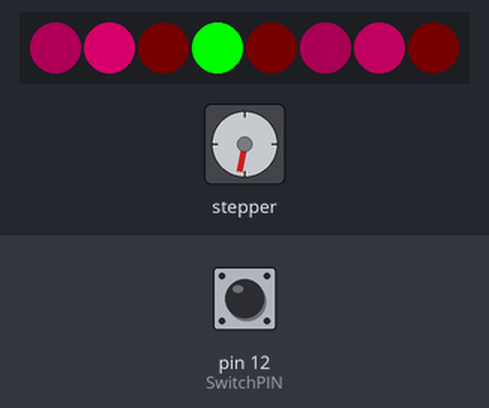
Simulated run of this sketch. Board: Arduino Uno, built with avr-gcc and run on an emulated ATmega328P. Parts: stepper motor, 8 RGB LEDs in strip order, left to right. Wiring (inferred from the names in the program): stepper motor driver (200 steps per turn assumed): step pin 5; direction pin 4; enable pin 6. The inputs (shaded band) are chosen by the test bench; at power-on: pin 12 (SwitchPIN) LOW. Dim RGB values are drawn brighter than linear; random numbers use the default seed unless the sketch sets one.

Above: at 2.6 s.
2.7 s: pin 12 (SwitchPIN) pulled HIGH for 0.15 s
At 3.16 s:
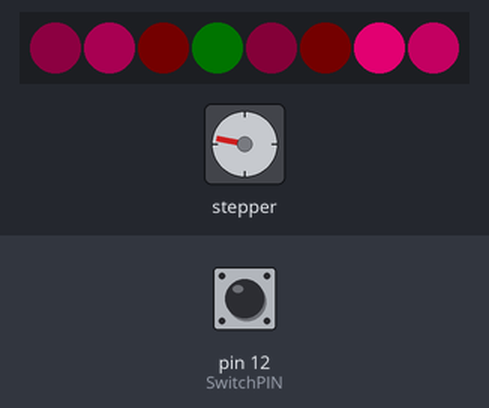
3.4 s: pin 12 (SwitchPIN) pulled HIGH for 1 s
At 3.76 s:
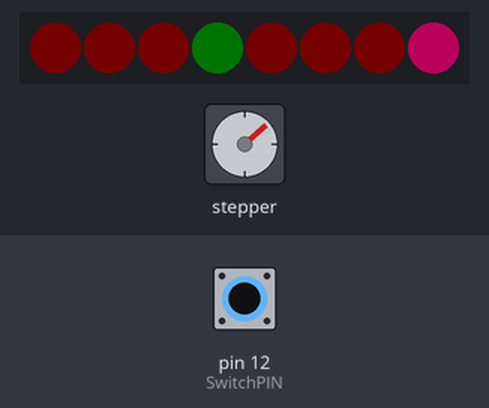
5.0 s: pin 12 (SwitchPIN) pulled HIGH for 0.15 s
At 5.26 s:
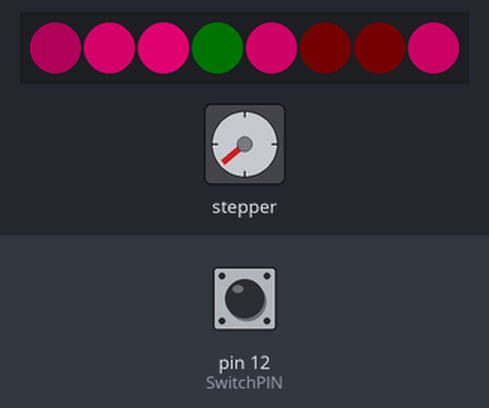
5.7 s: pin 12 (SwitchPIN) pulled HIGH for 3.2 s
At 5.86 s:
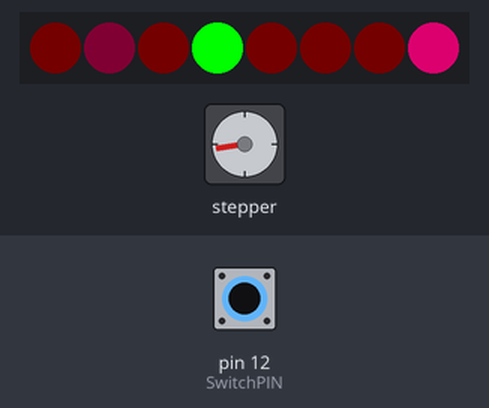
9.5 s: pin 12 (SwitchPIN) pulled HIGH for 3.2 s
At 10.68 s:
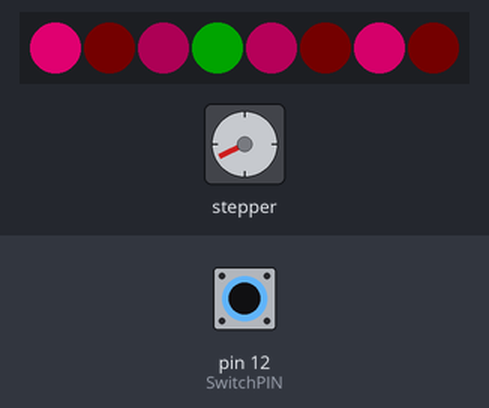
13.3 s: pin 12 (SwitchPIN) pulled HIGH for 0.15 s
At 13.69 s:
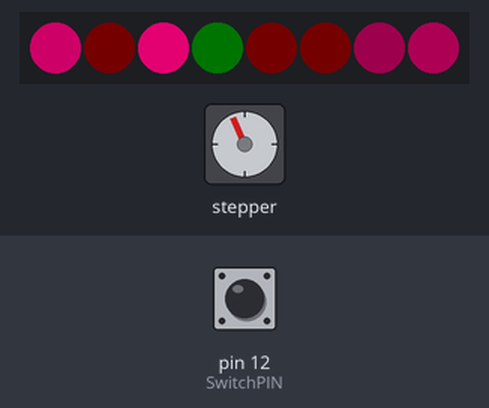
Timing chart, 0 to 15.0 s (numbered marks = the images above; inputs shaded):
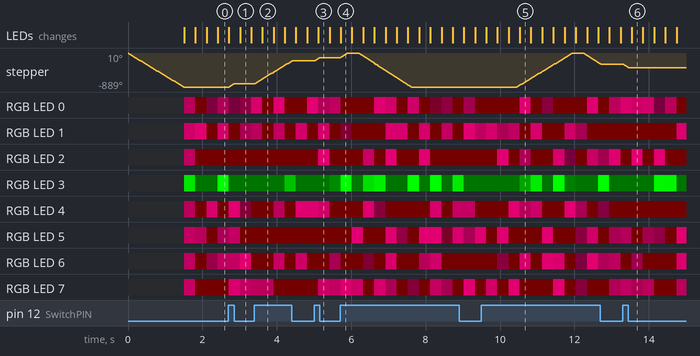

Measured:
- after the input at 2.7 s, stepper: turns 90° clockwise in 0.15 s, starting at once
- after the input at 3.4 s, stepper: turns 598° clockwise in 1.0 s, starting at once
- after the input at 5.0 s, stepper: turns 90° clockwise in 0.15 s, starting at once
- after the input at 5.7 s, stepper: turns 121° clockwise in 0.19 s, then 899° counter-clockwise in 1.4 s
- after the input at 9.5 s, stepper: turns 898° clockwise in 1.5 s, then 297° counter-clockwise in 0.46 s
- after the input at 13.3 s, stepper: turns 95° counter-clockwise in 0.15 s, starting at once
- by itself, stepper: turns 889° counter-clockwise in 1.5 s

The sketch:

Aura_8.ino
```cpp
#include "Step.h"
#include "LightCount.h"
#include "FastLED.h"

const float Pi = 3.14;

const int LED_NUM = 8;  // Number of NeoPixels
const int LED_PIN = 3;  // NeoPixels PIN
const int loopDelay = 2;

//Neopixels LEDs Array
//Color Values are RGB or HSV(Hue, Saturation, Value)
//For more details see FastLED refrence:
//https://github.com/FastLED/FastLED/wiki/Pixel-reference
CRGB leds[LED_NUM];
LightCount ledCount[LED_NUM]; // Ledes animation properties array
int mainHue = 224;
int subHue = 96;

Step myStep;    // Instantiate a rotation controller


/*———————————————— Setup ————————————————*/
void setup() {
  /*———————— setup step motor ————————*/
  myStep.setup();

  /*———————— setup LEDs ————————*/
  FastLED.addLeds<NEOPIXEL, LED_PIN>(leds, LED_NUM);

  for (int i = 0; i<LED_NUM; i++) {
    ledCount[i].setup(i);
    ledCount[i].hue = mainHue;
  }

  //set bottom led to different hue
  ledCount[3].hue = subHue;

}


/*———————————————— Loop ————————————————*/
void loop() {

  /*———————— Update ————————*/

  //Animate LEDs
  for (int i = 0; i<LED_NUM; i++) {
    ledCount[i].update();
    leds[i] = CHSV(ledCount[i].hue , 255, sin8(ledCount[i].currOnStep));
  }

  FastLED.show();

  //Move Motor
  myStep.update();


  delay(loopDelay);
}
```

LightCount.cpp
```cpp
#include "Arduino.h"
#include "LightCount.h"
#include "FastLED.h"


/*———————————————— Constructer ————————————————*/
LightCount::LightCount() {}


/*———————————————— Initialize ————————————————*/
void LightCount::setup(int _index) {
  index = _index;
  //randomSeed(analogRead(0));
  setTime();
}


/*———————————————— Update ————————————————*/
bool LightCount::update() {

  if (currOnStep < 180) {
    currOnStep += lightingStep;
  } else if (currOffStep < 180) {
    currOffStep += waitingStep;
  } else
    setTime();

}


/*———————————————— set lighting time randomly ————————————————*/
void LightCount::setTime() {
  currOnStep = 0;
  currOffStep = 0;

  lightingStep = 180 / random(minSteps, maxSteps);
  waitingStep = 180 / random(minSteps, maxSteps);
}
```

LightCount.h
```cpp
#ifndef LightCount_h
#define LightCount_h

#include <Adafruit_NeoPixel.h>

class LightCount {
private:

  int index;    // index of led

  float lightingStep;
  float waitingStep;

  const int minSteps = 10;   // Min fade Duration
  const int maxSteps = 100;   // Max fade Duration


  void setTime();

public:
  /*———————— Constructer ————————*/
  LightCount();

  /*———————— Initialize ————————*/
  void setup(int _index);

  /*———————— Update ————————*/
  bool update();

  int hue = 70;
  float currOnStep = 0;
  float currOffStep = 0;

};

#endif
```

Step.cpp
```cpp
#include "Step.h"
#include "Arduino.h"

/*———————————————— Constructer ————————————————*/
Step::Step() {}

/*———————————————— Setup Function ————————————————*/
void Step::setup() {
  // set Pins
  pinMode(SwitchPIN, INPUT);

  pinMode(EnaPIN, OUTPUT);
  pinMode(StepPIN, OUTPUT);
  pinMode(DirPIN, OUTPUT);

  pinMode(MS1_PIN, OUTPUT);
  pinMode(MS2_PIN, OUTPUT);
  pinMode(MS3_PIN, OUTPUT);

  // set microstepping
  SetMS(stepRes);

  // set enable to move
  digitalWrite(EnaPIN, LOW); // Set Enable low　→　Enable with Low

  // Calibration
  Calibrate();
}


/*———————————————— Update (Breath) ————————————————*/
void Step::update() {
  if (isStarted && digitalRead(SwitchPIN) == HIGH) {
    if (count < breathInStep) {        // breath in
      Rotate(true, breathInSpeed);
    }
    else if (count < delayTimeIn) {}
    else if (count < breathOutStep) {  // breath out
      Rotate(false, breathOutSpeed);
    }
    else if (count < delayTimeOut) {}
    else {                             // initialize count
      count = 0;
    }
    count++;
  }
}


/*———————————————— Set pins to control microstepping with L/H ————————————————*/
void Step::SetMS(int _stepRes) {
  switch (_stepRes) {
    case 0:
      digitalWrite(MS1_PIN, LOW);
      digitalWrite(MS2_PIN, LOW);
      digitalWrite(MS3_PIN, LOW);
      break;
    case 1:
      digitalWrite(MS1_PIN, HIGH);
      digitalWrite(MS2_PIN, LOW);
      digitalWrite(MS3_PIN, LOW);
      break;
    case 2:
      digitalWrite(MS1_PIN, LOW);
      digitalWrite(MS2_PIN, HIGH);
      digitalWrite(MS3_PIN, LOW);
      break;
    case 3:
      digitalWrite(MS1_PIN, HIGH);
      digitalWrite(MS2_PIN, HIGH);
      digitalWrite(MS3_PIN, LOW);
      break;
    case 4:
      digitalWrite(MS1_PIN, HIGH);
      digitalWrite(MS2_PIN, HIGH);
      digitalWrite(MS3_PIN, HIGH);
      break;
    default:
      digitalWrite(MS1_PIN, LOW);
      digitalWrite(MS2_PIN, LOW);
      digitalWrite(MS3_PIN, LOW);
      break;
  }
}


/*———————————————— Rotation Function ————————————————*/
void Step::Rotate(bool dir, int rotSpeed)
{
  /*———————— Set direction ————————*/
  if (dir) {
    digitalWrite(DirPIN, HIGH); // Set direction as rihgt
  } else {
    digitalWrite(DirPIN, LOW); // Set direction as left
  }

  /*———————— Make pulse waves ————————*/
  digitalWrite(StepPIN, HIGH);
  delayMicroseconds(rotSpeed);
  digitalWrite(StepPIN, LOW);
  delayMicroseconds(rotSpeed);
}


/*———————————————— Calibrate to starting position ————————————————*/
void Step::Calibrate() {

  //Spint motor to 0 position (switch enaged)
  while (digitalRead(SwitchPIN) == HIGH){
    Rotate(true, 500);
    delay(2);
  }

  //Goto starting position
  for (int i; i<MAX_STEP; i++) {
      Rotate(false, 500);
      delay(2);
  }

  isStarted = true;

}
```

Step.h
```cpp
#ifndef Step_h
#define Step_h

class Step {
  private:
    // Whether calibration is done
    bool isStarted = false;

    // Pin number of switch
    int SwitchPIN = 12;   // ← change this number

    // Pin numbers of stepping motor
    const int DirPIN = 4;
    const int StepPIN = 5;
    const int EnaPIN = 6;

    // Pins to control microstepping
    const int MS1_PIN = 9;
    const int MS2_PIN = 10;
    const int MS3_PIN = 11;

    // Steps Resolution: 0=full 1=half 2=quater 3=eighth 4=sixteenth
    const int stepRes = 4;

    int count = 0;      // counter for rotate motor

    const int breathInSpeed = 100;   // the larger value is, the slower speed is.
    const int breathOutSpeed = 10;   // the larger value is, the slower speed is.

    const int MAX_STEP = 750;        // Sarting position to goto after hitting bottom limit switch

    int breathInStep = 500; //Breath size (Mus be smaller than MAX_STEP)
    int delayTimeIn = breathInStep + 100;
    int breathOutStep = delayTimeIn + breathInStep;
    int delayTimeOut = breathOutStep + 800;

    /*———————— Function ————————*/
    void SetMS(int _stepRes);
    void Rotate(bool dir, int rotSpeed);   // dir:direction, rotSpeed:speed


  public:
    /*———————— Constructer ————————*/
    Step();
    /*———————— Function ————————*/
    void setup();
    void update();
    void Calibrate();
};

#endif
```
